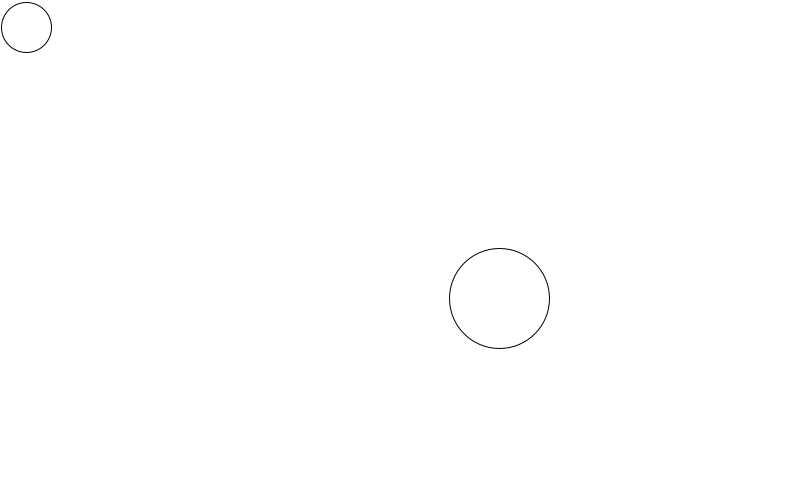
Frame 1 (no input)
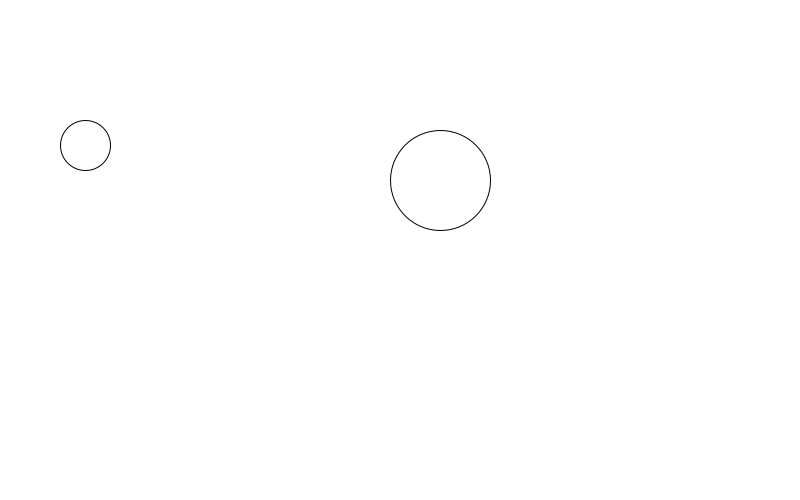
Frame 60 (the mouse pressed at the canvas centre just before this capture)
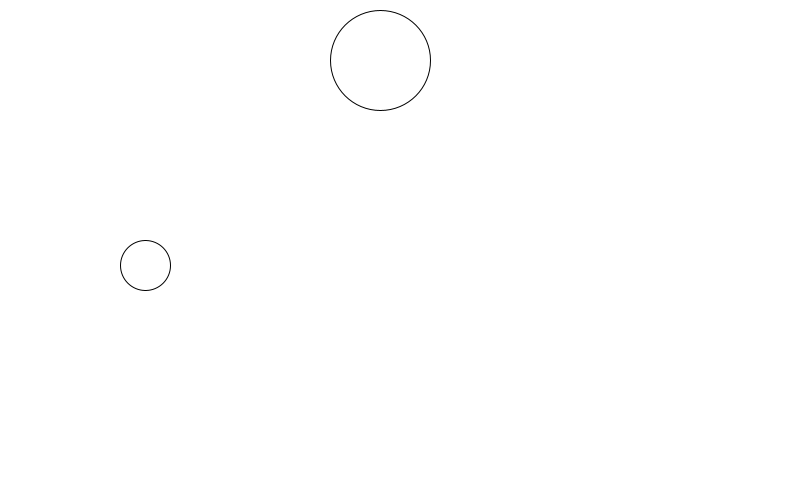
Frame 120 (the mouse held since frame 60 and released just before this capture)

The Processing sketch that drew these frames (run headless with seeded random() and noise(); from frame 60 on, the mouse is pressed at the canvas centre):

// Processing sketch: Day7_v5
// ── Day7_v5.pde
//
////float x = 150;
////float y = 100;
//PVector location;
////float xSpeed = 5;
////float ySpeed = 1;
//PVector velocity;
//
//void setup(){
//  size(800, 800);
//  location = new PVector(15, 100);
//  velocity = new PVector( 5, 1);
//}
//void draw(){
//  background(255);
////  x = x + xSpeed;
////  y = y + ySpeed;
//  location.add(velocity);
//
//  if ( location.x > width - 15){
//    velocity.x = velocity.x * -1;
//  }
//  if ( location.x < 15) {
//    velocity.x = velocity.x * -1;
//  }
//  if ( location.y > height) {
//    velocity.y = velocity.y * -1;
//  }
//  if ( location.y < 0 ) {
//    velocity.y = velocity.y * -1;
//  }
////  if (location.x >= width/2 && location.y <= 500){
////    velocity.x = velocity.x * -1;
////  }
////  if (location.x == 600 && location.y <= 500){
////    velocity.x = velocity.x * -1;
////  } 
////  println(x);
//if ( dist(location.x, location.y, width/2, height/2) <= 200 + 15){
////  println("collision");
//  
//  velocity.x = velocity.x * -1;
////  println(velocity.x);
//}
//println(velocity.x);
//  fill(0,0,255);
////  rect( width/2, 0, 100, 500);
//  ellipse(width/2, height/2, 400, 400);
//  fill(0,255,0);
////  rect( width/4, 500, 100, 500);
//  fill(255,0,0);
//  ellipse(location.x, location.y, 30,30);
//}
//
//
//
//
//// 2nd

PVector location;
PVector velocity;

PVector location2;
PVector velocity2;

float distance;
void setup(){
  size(800, 500);
  
  location = new PVector(25, 25);
  velocity = new PVector(1,2);
  location2 = new PVector( 500, 300);
  velocity2 = new PVector(-1, -2);
}

void draw(){
  background(255);
  location.add(velocity);
  location2.add(velocity2);
//  for (int i = 0; i < 500; i ++){
//    ellipse(random(0, location.x), random(0,location.y) + i, 50, 50);
//  }
  ellipse(location.x, location.y, 50, 50);
  ellipse(location2.x, location2.y, 100, 100);
  if (location.x > width - 25){
    velocity.x = velocity.x * -1;
  }
  if (location.x < 0 + 25){
    velocity.x = velocity.x * -1;
  }
  if (location.y > height - 25){
    velocity.y = velocity.y * -1;
  }
  if (location.y < 0 + 25){
    velocity.y = velocity.y * -1;
  }
  if (location2.x > width - 50){
    velocity2.x = velocity2.x * -1;
  }
  if (location2.x < 0 + 50){
    velocity2.x = velocity2.x * -1;
  }
  if (location2.y > height - 50){
    velocity2.y = velocity2.y * -1;
  }
  if (location2.y < 0 + 50){
    velocity2.y = velocity2.y * -1;
  }
  distance = dist(width/2, height/2, mouseX, mouseY);
//  line(location.x + 25, location.y + 25, mouseX, mouseY);
  println(distance);
}

//// ex 3
//PVector location;
//PVector velocity;
//PVector playerLocation;
//PVector playerVelocity;
//boolean gameOver = false;
//boolean collided = false;
//boolean reset = false;
//boolean startGame = true;
//
//float distance;
//void setup(){
//  size(800, 500);
//  
//  location = new PVector(25, 25);
//  velocity = new PVector(5,5);
//  playerLocation = new PVector( 500, 300);
//  playerVelocity = new PVector(0, 0);
//  collided = false;
//}
//
//void draw(){
//  background(255);
//  
////  if (startGame == true){
//  location.add(velocity);
//  playerLocation.add(playerVelocity);
////  for (int i = 0; i < 500; i ++){
////    ellipse(random(0, location.x), random(0,location.y) + i, 50, 50);
////  }
//  distance = dist(location.x, location.y, playerLocation.x, playerLocation.y);
//  ellipse(location.x, location.y, 50, 50);
//  ellipse(playerLocation.x, playerLocation.y, 100, 100);
//  if (location.x > width - 25){
//    velocity.x = velocity.x * -1;
//  }
//  if (location.x < 0 + 25){
//    velocity.x = velocity.x * -1;
//  }
//  if (location.y > height - 25){
//    velocity.y = velocity.y * -1;
//  }
//  if (location.y < 0 + 25){
//    velocity.y = velocity.y * -1;
//  }
//  if (playerLocation.x > width - 50){
//    playerVelocity.x = playerVelocity.x * -1;
//  }
//  if (playerLocation.x < 0 + 50){
//    playerVelocity.x = playerVelocity.x * -1;
//  }
//  if (playerLocation.y > height - 50){
//    playerVelocity.y = playerVelocity.y * -1;
//  }
//  if (playerLocation.y < 0 + 50){
//    playerVelocity.y = playerVelocity.y * -1;
//  }
//  if (distance < 75 && collided == false){
////    velocity.x = velocity.x * -1;
////    playerVelocity.x = playerVelocity.x * -1;
////    velocity.y = velocity.y * -1;
////    playerVelocity.y = playerVelocity.y * -1;
//    collided = true;
//  }
//  if (distance < 70 && collided == true){
////    velocity.x = velocity.x * -1;
////    playerVelocity.x = playerVelocity.x * -1;
////    velocity.y = velocity.y * -1;
////    playerVelocity.y = playerVelocity.y * -1;
//      gameOver = true;
//  }
//  if (gameOver == true){
//    textSize(100);
//    fill(255, 0, 0);
//    text("Game Over", width/4, height/2);
//    velocity.mult(0);
//    playerVelocity.mult(0);
//    
//    reset = true;
//  }
//
////  line(location.x + 25, location.y + 25, mouseX, mouseY);
//  println(collided);
//}
//
//void keyPressed(){
//  if (key == CODED){
//    if (keyCode == UP){
//      playerVelocity.y -= 1;
//    }
//    if (keyCode == DOWN){
//      playerVelocity.y += 1;
//    }
//    if (keyCode == RIGHT){
//      playerVelocity.x += 1;
//    }
//    if (keyCode == LEFT){
//      playerVelocity.x -=1;
//    }
//    
//    if (keyCode == UP && reset == true){
//      
//    }
//    
//  }
//}
